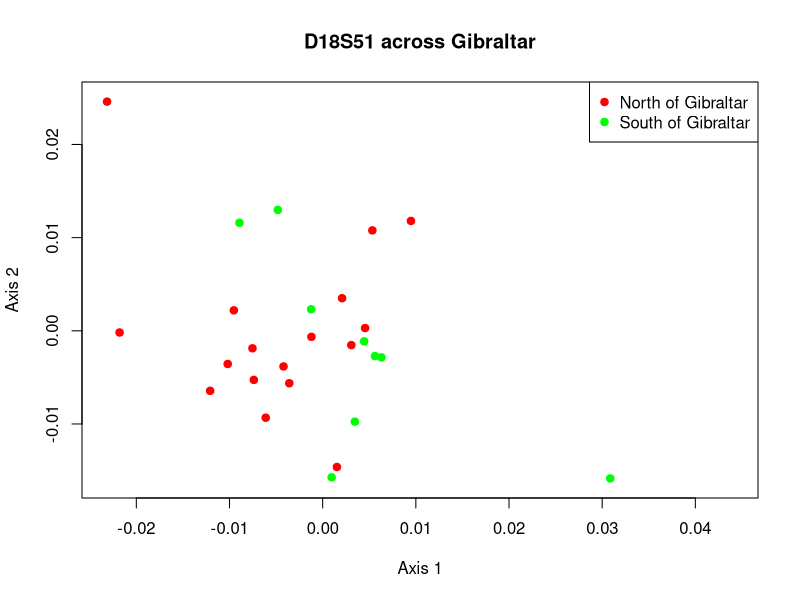

Generate this figure with R:

# read input into R data frame
reynolds_frame <- read.table(file="locus_D18S51.mat",fill=TRUE,header=TRUE)

# make distance matrix and change into R dist object 
reynolds_matrix <- as.matrix(reynolds_frame)
reynolds_dist <- as.dist(reynolds_matrix)

# define colors to identify regions
region_colors <- rep("green",times=nrow(reynolds_frame))
region_colors[grep("Spain",colnames(reynolds_frame))] <- "red"

# required R library for this MDS
require(vegan)

# run the MDS
D18S51_MDS <- metaMDS(reynolds_dist)

# open PNG device to output graphic in PNG format
png(file="D18S51_MDS_plot.png")

# create the plot
plot(D18S51_MDS,type="n",xlab="Axis 1", ylab="Axis 2", main="D18S51 across Gibraltar")

# add the points
points(D18S51_MDS,pch=19,col=region_colors)

# add a legend
legend("topright", legend=c("North of Gibraltar", "South of Gibraltar"), pch=19, col=c("red", "green"))

# close the PNG device
dev.off()
